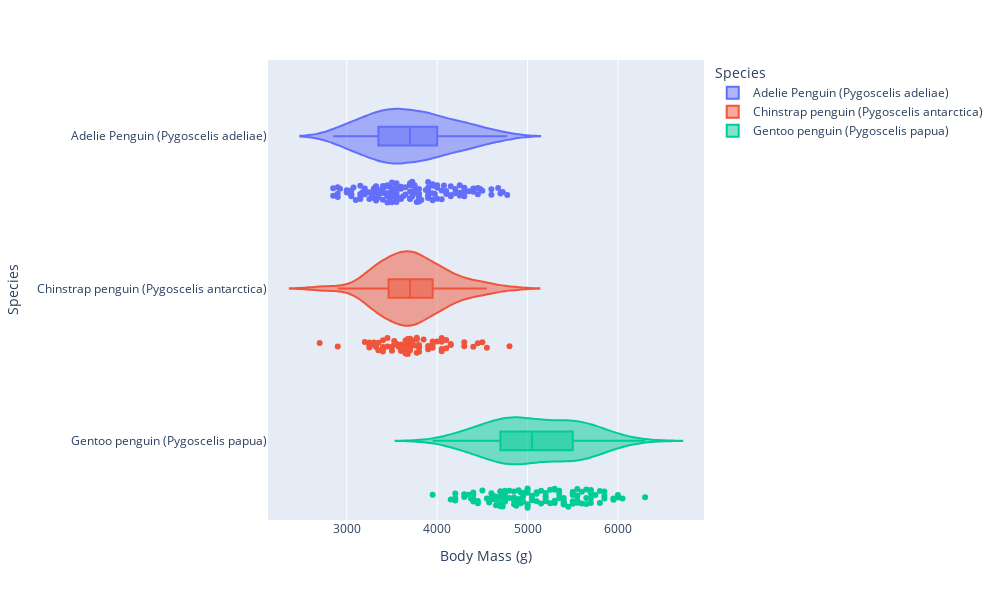

Notebook cell for this chart:
### Code cell
fig = px.violin(df,
      x = "Body Mass (g)",
      y = "Species",
      color = "Species",
      box = True,
      points = "all",
      width = 1000,
      height = 600
).show()

### Figure 1 — Plotly figure (JSON) as saved in the notebook; plotly's stock layout.template omitted (floating-point values rounded to 4 significant figures; data arrays with more than 128 entries replaced by an {"elided": "..."} marker saying what was removed)
{"data": [{"alignmentgroup": "True", "box": {"visible": true}, "hovertemplate": "Species=%{y}<br>Body Mass (g)=%{x}<extra></extra>", "legendgroup": "Adelie Penguin (Pygoscelis adeliae)", "marker": {"color": "#636efa"}, "name": "Adelie Penguin (Pygoscelis adeliae)", "offsetgroup": "Adelie Penguin (Pygoscelis adeliae)", "orientation": "h", "points": "all", "scalegroup": "True", "showlegend": true, "type": "violin", "x": {"elided": "139 int values"}, "x0": " ", "xaxis": "x", "y": {"elided": "139 str values"}, "y0": " ", "yaxis": "y"}, {"alignmentgroup": "True", "box": {"visible": true}, "hovertemplate": "Species=%{y}<br>Body Mass (g)=%{x}<extra></extra>", "legendgroup": "Chinstrap penguin (Pygoscelis antarctica)", "marker": {"color": "#EF553B"}, "name": "Chinstrap penguin (Pygoscelis antarctica)", "offsetgroup": "Chinstrap penguin (Pygoscelis antarctica)", "orientation": "h", "points": "all", "scalegroup": "True", "showlegend": true, "type": "violin", "x": [3500, 3900, 3650, 3525, 3725, 3950, 3250, 3750, 4150, 3700, 3800, 3775, 3700, 4050, 3575, 4050, 3300, 3700, 3450, 4400, 3600, 3400, 2900, 3800, 3300, 4150, 3400, 3800, 3700, 4550, 3200, 4300, 3350, 4100, 3600, 3900, 3850, 4800, 2700, 4500, 3950, 3650, 3550, 3500, 3675, 4450, 3400, 4300, 3250, 3675, 3325, 3950, 3600, 4050, 3350, 3450, 3250, 4050, 3800, 3525, 3650, 3650, 4000, 3400, 3775, 4100, 3775], "x0": " ", "xaxis": "x", "y": ["Chinstrap penguin (Pygoscelis antarctica)", "Chinstrap penguin (Pygoscelis antarctica)", "Chinstrap penguin (Pygoscelis antarctica)", "Chinstrap penguin (Pygoscelis antarctica)", "Chinstrap penguin (Pygoscelis antarctica)", "Chinstrap penguin (Pygoscelis antarctica)", "Chinstrap penguin (Pygoscelis antarctica)", "Chinstrap penguin (Pygoscelis antarctica)", "Chinstrap penguin (Pygoscelis antarctica)", "Chinstrap penguin (Pygoscelis antarctica)", "Chinstrap penguin (Pygoscelis antarctica)", "Chinstrap penguin (Pygoscelis antarctica)", "Chinstrap penguin (Pygoscelis antarctica)", "Chinstrap penguin (Pygoscelis antarctica)", "Chinstrap penguin (Pygoscelis antarctica)", "Chinstrap penguin (Pygoscelis antarctica)", "Chinstrap penguin (Pygoscelis antarctica)", "Chinstrap penguin (Pygoscelis antarctica)", "Chinstrap penguin (Pygoscelis antarctica)", "Chinstrap penguin (Pygoscelis antarctica)", "Chinstrap penguin (Pygoscelis antarctica)", "Chinstrap penguin (Pygoscelis antarctica)", "Chinstrap penguin (Pygoscelis antarctica)", "Chinstrap penguin (Pygoscelis antarctica)", "Chinstrap penguin (Pygoscelis antarctica)", "Chinstrap penguin (Pygoscelis antarctica)", "Chinstrap penguin (Pygoscelis antarctica)", "Chinstrap penguin (Pygoscelis antarctica)", "Chinstrap penguin (Pygoscelis antarctica)", "Chinstrap penguin (Pygoscelis antarctica)", "Chinstrap penguin (Pygoscelis antarctica)", "Chinstrap penguin (Pygoscelis antarctica)", "Chinstrap penguin (Pygoscelis antarctica)", "Chinstrap penguin (Pygoscelis antarctica)", "Chinstrap penguin (Pygoscelis antarctica)", "Chinstrap penguin (Pygoscelis antarctica)", "Chinstrap penguin (Pygoscelis antarctica)", "Chinstrap penguin (Pygoscelis antarctica)", "Chinstrap penguin (Pygoscelis antarctica)", "Chinstrap penguin (Pygoscelis antarctica)", "Chinstrap penguin (Pygoscelis antarctica)", "Chinstrap penguin (Pygoscelis antarctica)", "Chinstrap penguin (Pygoscelis antarctica)", "Chinstrap penguin (Pygoscelis antarctica)", "Chinstrap penguin (Pygoscelis antarctica)", "Chinstrap penguin (Pygoscelis antarctica)", "Chinstrap penguin (Pygoscelis antarctica)", "Chinstrap penguin (Pygoscelis antarctica)", "Chinstrap penguin (Pygoscelis antarctica)", "Chinstrap penguin (Pygoscelis antarctica)", "Chinstrap penguin (Pygoscelis antarctica)", "Chinstrap penguin (Pygoscelis antarctica)", "Chinstrap penguin (Pygoscelis antarctica)", "Chinstrap penguin (Pygoscelis antarctica)", "Chinstrap penguin (Pygoscelis antarctica)", "Chinstrap penguin (Pygoscelis antarctica)", "Chinstrap penguin (Pygoscelis antarctica)", "Chinstrap penguin (Pygoscelis antarctica)", "Chinstrap penguin (Pygoscelis antarctica)", "Chinstrap penguin (Pygoscelis antarctica)", "Chinstrap penguin (Pygoscelis antarctica)", "Chinstrap penguin (Pygoscelis antarctica)", "Chinstrap penguin (Pygoscelis antarctica)", "Chinstrap penguin (Pygoscelis antarctica)", "Chinstrap penguin (Pygoscelis antarctica)", "Chinstrap penguin (Pygoscelis antarctica)", "Chinstrap penguin (Pygoscelis antarctica)"], "y0": " ", "yaxis": "y"}, {"alignmentgroup": "True", "box": {"visible": true}, "hovertemplate": "Species=%{y}<br>Body Mass (g)=%{x}<extra></extra>", "legendgroup": "Gentoo penguin (Pygoscelis papua)", "marker": {"color": "#00cc96"}, "name": "Gentoo penguin (Pygoscelis papua)", "offsetgroup": "Gentoo penguin (Pygoscelis papua)", "orientation": "h", "points": "all", "scalegroup": "True", "showlegend": true, "type": "violin", "x": [4500, 5700, 4450, 5700, 5400, 4550, 4800, 5200, 4400, 5150, 4650, 5550, 4650, 5850, 4200, 5850, 4150, 6300, 4800, 5350, 5700, 5000, 4400, 5050, 5000, 5100, 5650, 4600, 5550, 4700, 5050, 6050, 5150, 5400, 4950, 5250, 4350, 5350, 3950, 5700, 4300, 4750, 5550, 4900, 4200, 5400, 5100, 5300, 4850, 5300, 4400, 5000, 4900, 5050, 4300, 5000, 4450, 5550, 4200, 5300, 4400, 5650, 4700, 5700, 5800, 4700, 5550, 4750, 5000, 5100, 5200, 4700, 5800, 4600, 6000, 4750, 5950, 4625, 5450, 4725, 5350, 4750, 5600, 4600, 5300, 4875, 5550, 4950, 5400, 4750, 5650, 4850, 5200, 4925, 4875, 4625, 5250, 4850, 5600, 4975, 5500, 5500, 4700, 5500, 4575, 5500, 5000, 5950, 4650, 5500, 4375, 5850, 6000, 4925, 4850, 5750, 5200, 5400], "x0": " ", "xaxis": "x", "y": ["Gentoo penguin (Pygoscelis papua)", "Gentoo penguin (Pygoscelis papua)", "Gentoo penguin (Pygoscelis papua)", "Gentoo penguin (Pygoscelis papua)", "Gentoo penguin (Pygoscelis papua)", "Gentoo penguin (Pygoscelis papua)", "Gentoo penguin (Pygoscelis papua)", "Gentoo penguin (Pygoscelis papua)", "Gentoo penguin (Pygoscelis papua)", "Gentoo penguin (Pygoscelis papua)", "Gentoo penguin (Pygoscelis papua)", "Gentoo penguin (Pygoscelis papua)", "Gentoo penguin (Pygoscelis papua)", "Gentoo penguin (Pygoscelis papua)", "Gentoo penguin (Pygoscelis papua)", "Gentoo penguin (Pygoscelis papua)", "Gentoo penguin (Pygoscelis papua)", "Gentoo penguin (Pygoscelis papua)", "Gentoo penguin (Pygoscelis papua)", "Gentoo penguin (Pygoscelis papua)", "Gentoo penguin (Pygoscelis papua)", "Gentoo penguin (Pygoscelis papua)", "Gentoo penguin (Pygoscelis papua)", "Gentoo penguin (Pygoscelis papua)", "Gentoo penguin (Pygoscelis papua)", "Gentoo penguin (Pygoscelis papua)", "Gentoo penguin (Pygoscelis papua)", "Gentoo penguin (Pygoscelis papua)", "Gentoo penguin (Pygoscelis papua)", "Gentoo penguin (Pygoscelis papua)", "Gentoo penguin (Pygoscelis papua)", "Gentoo penguin (Pygoscelis papua)", "Gentoo penguin (Pygoscelis papua)", "Gentoo penguin (Pygoscelis papua)", "Gentoo penguin (Pygoscelis papua)", "Gentoo penguin (Pygoscelis papua)", "Gentoo penguin (Pygoscelis papua)", "Gentoo penguin (Pygoscelis papua)", "Gentoo penguin (Pygoscelis papua)", "Gentoo penguin (Pygoscelis papua)", "Gentoo penguin (Pygoscelis papua)", "Gentoo penguin (Pygoscelis papua)", "Gentoo penguin (Pygoscelis papua)", "Gentoo penguin (Pygoscelis papua)", "Gentoo penguin (Pygoscelis papua)", "Gentoo penguin (Pygoscelis papua)", "Gentoo penguin (Pygoscelis papua)", "Gentoo penguin (Pygoscelis papua)", "Gentoo penguin (Pygoscelis papua)", "Gentoo penguin (Pygoscelis papua)", "Gentoo penguin (Pygoscelis papua)", "Gentoo penguin (Pygoscelis papua)", "Gentoo penguin (Pygoscelis papua)", "Gentoo penguin (Pygoscelis papua)", "Gentoo penguin (Pygoscelis papua)", "Gentoo penguin (Pygoscelis papua)", "Gentoo penguin (Pygoscelis papua)", "Gentoo penguin (Pygoscelis papua)", "Gentoo penguin (Pygoscelis papua)", "Gentoo penguin (Pygoscelis papua)", "Gentoo penguin (Pygoscelis papua)", "Gentoo penguin (Pygoscelis papua)", "Gentoo penguin (Pygoscelis papua)", "Gentoo penguin (Pygoscelis papua)", "Gentoo penguin (Pygoscelis papua)", "Gentoo penguin (Pygoscelis papua)", "Gentoo penguin (Pygoscelis papua)", "Gentoo penguin (Pygoscelis papua)", "Gentoo penguin (Pygoscelis papua)", "Gentoo penguin (Pygoscelis papua)", "Gentoo penguin (Pygoscelis papua)", "Gentoo penguin (Pygoscelis papua)", "Gentoo penguin (Pygoscelis papua)", "Gentoo penguin (Pygoscelis papua)", "Gentoo penguin (Pygoscelis papua)", "Gentoo penguin (Pygoscelis papua)", "Gentoo penguin (Pygoscelis papua)", "Gentoo penguin (Pygoscelis papua)", "Gentoo penguin (Pygoscelis papua)", "Gentoo penguin (Pygoscelis papua)", "Gentoo penguin (Pygoscelis papua)", "Gentoo penguin (Pygoscelis papua)", "Gentoo penguin (Pygoscelis papua)", "Gentoo penguin (Pygoscelis papua)", "Gentoo penguin (Pygoscelis papua)", "Gentoo penguin (Pygoscelis papua)", "Gentoo penguin (Pygoscelis papua)", "Gentoo penguin (Pygoscelis papua)", "Gentoo penguin (Pygoscelis papua)", "Gentoo penguin (Pygoscelis papua)", "Gentoo penguin (Pygoscelis papua)", "Gentoo penguin (Pygoscelis papua)", "Gentoo penguin (Pygoscelis papua)", "Gentoo penguin (Pygoscelis papua)", "Gentoo penguin (Pygoscelis papua)", "Gentoo penguin (Pygoscelis papua)", "Gentoo penguin (Pygoscelis papua)", "Gentoo penguin (Pygoscelis papua)", "Gentoo penguin (Pygoscelis papua)", "Gentoo penguin (Pygoscelis papua)", "Gentoo penguin (Pygoscelis papua)", "Gentoo penguin (Pygoscelis papua)", "Gentoo penguin (Pygoscelis papua)", "Gentoo penguin (Pygoscelis papua)", "Gentoo penguin (Pygoscelis papua)", "Gentoo penguin (Pygoscelis papua)", "Gentoo penguin (Pygoscelis papua)", "Gentoo penguin (Pygoscelis papua)", "Gentoo penguin (Pygoscelis papua)", "Gentoo penguin (Pygoscelis papua)", "Gentoo penguin (Pygoscelis papua)", "Gentoo penguin (Pygoscelis papua)", "Gentoo penguin (Pygoscelis papua)", "Gentoo penguin (Pygoscelis papua)", "Gentoo penguin (Pygoscelis papua)", "Gentoo penguin (Pygoscelis papua)", "Gentoo penguin (Pygoscelis papua)", "Gentoo penguin (Pygoscelis papua)"], "y0": " ", "yaxis": "y"}], "layout": {"height": 600, "legend": {"title": {"text": "Species"}, "tracegroupgap": 0}, "margin": {"t": 60}, "violinmode": "overlay", "width": 1000, "xaxis": {"anchor": "y", "domain": [0, 1], "title": {"text": "Body Mass (g)"}}, "yaxis": {"anchor": "x", "categoryarray": ["Gentoo penguin (Pygoscelis papua)", "Chinstrap penguin (Pygoscelis antarctica)", "Adelie Penguin (Pygoscelis adeliae)"], "categoryorder": "array", "domain": [0, 1], "title": {"text": "Species"}}}}
